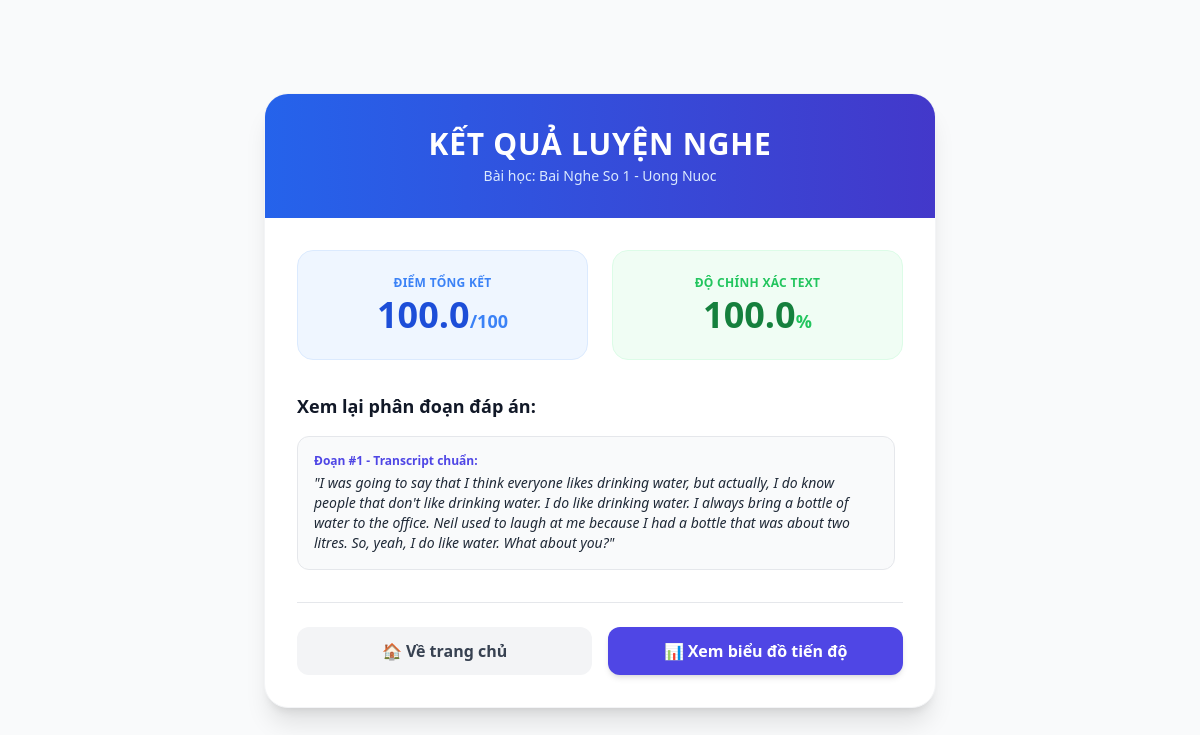
Page /result/2 on the committed database.
### models/models.py (models this page shows, shortened)
class AudioLesson(db.Model):
    __tablename__ = "audio_lessons"
    id = db.Column(db.Integer, primary_key=True)
    title = db.Column(db.String(200), nullable=False)
    transcript = db.Column(db.Text, nullable=False)
    level = db.Column(db.Integer, nullable=False)
    attempts = db.relationship("Attempt", backref="lesson", lazy=True)
    segments = db.relationship(
        "Segment",
        backref="lesson",
        lazy=True,
        cascade="all, delete-orphan",
        order_by="Segment.position",
    )

class Attempt(db.Model):
    __tablename__ = "attempts"
    id = db.Column(db.Integer, primary_key=True)
    user_id = db.Column(db.Integer, db.ForeignKey("users.id"), nullable=True)
    lesson_id = db.Column(db.Integer, db.ForeignKey("audio_lessons.id"), nullable=False)
    score = db.Column(db.Float, nullable=False, default=0)
    accuracy = db.Column(db.Float, nullable=False, default=0)
    duration = db.Column(db.Integer, nullable=False, default=0)
    created_at = db.Column(db.DateTime, default=datetime.utcnow)
    finished_at = db.Column(db.DateTime)

class Segment(db.Model):
    __tablename__ = "segments"
    id = db.Column(db.Integer, primary_key=True)
    lesson_id = db.Column(db.Integer, db.ForeignKey("audio_lessons.id"), nullable=False)
    transcript = db.Column(db.Text, nullable=False)
    audio_path = db.Column(db.String(500), nullable=False)
    position = db.Column(db.Integer, nullable=False, default=1)

### app.py (the view)
@app.route("/result/<int:attempt_id>")
def result(attempt_id):
    attempt = Attempt.query.get_or_404(attempt_id)
    return render_template("result.html", attempt=attempt)

### templates/result.html (shortened to what this page needs)
<!DOCTYPE html>
<html lang="vi">
<head>
    <script src="https://cdn.tailwindcss.com"></script>
</head>
<body class="bg-gray-50 min-h-screen flex items-center justify-center py-12 px-4">
    <div class="max-w-2xl w-full bg-white rounded-3xl shadow-xl overflow-hidden border border-gray-100">
        <div class="bg-gradient-to-r fill-current from-blue-600 to-indigo-700 p-8 text-center text-white">
            <h1 class="text-3xl font-extrabold tracking-wide">KẾT QUẢ LUYỆN NGHE</h1>
            <p class="text-blue-100 text-sm mt-1">Bài học: {{ attempt.lesson.title }}</p>
        </div>
        <div class="p-8">
            <div class="grid grid-cols-2 gap-6 mb-8 text-center">
                <div class="bg-blue-50 p-6 rounded-2xl border border-blue-100">
                    <p class="text-xs font-bold text-blue-500 uppercase tracking-wide">Điểm Tổng Kết</p>
                    <p class="text-4xl font-black text-blue-700 mt-1">{{ attempt.score }}<span class="text-lg text-blue-500">/100</span></p>
                </div>
                <div class="bg-green-50 p-6 rounded-2xl border border-green-100">
                    <p class="text-xs font-bold text-green-500 uppercase tracking-wide">Độ chính xác text</p>
                    <p class="text-4xl font-black text-green-700 mt-1">{{ attempt.accuracy }}<span class="text-lg text-green-500">%</span></p>
                </div>
            </div>
            <h3 class="font-bold text-gray-900 mb-4 text-lg">Xem lại phân đoạn đáp án:</h3>
            <div class="space-y-4 max-h-72 overflow-y-auto pr-2 mb-8">
                {% for seg in attempt.lesson.segments %}
                <div class="p-4 bg-gray-50 rounded-xl border border-gray-200">
                    <p class="text-xs font-bold text-indigo-600 mb-1">Đoạn #{{ loop.index }} - Transcript chuẩn:</p>
                    <p class="text-sm text-gray-800 italic">"{{ seg.transcript }}"</p>
                </div>
                {% endfor %}
            </div>
            <div class="flex space-x-4 border-t pt-6">
                <a href="/" class="flex-1 text-center bg-gray-100 hover:bg-gray-200 text-gray-700 font-bold py-3 rounded-xl transition">
                    🏠 Về trang chủ
                </a>
                <a href="/history" class="flex-1 text-center bg-indigo-600 hover:bg-indigo-700 text-white font-bold py-3 rounded-xl shadow-md transition">
                    📊 Xem biểu đồ tiến độ
                </a>
            </div>
        </div>
    </div>
</body>
</html>

### rows in the picture
AudioLesson: lesson "Bai Nghe So 1 - Uong Nuoc"
Attempt: score "100.0", accuracy "100.0"
Segment: transcript "I was going to say that I think everyone likes drinking water, but actually, I do know people that don't like drinking water. I do like drinking water. I always bring a bottle of water to the office. Neil used to laugh at me because I had a bottle that was about two litres. So, yeah, I do like water. What about you?"
